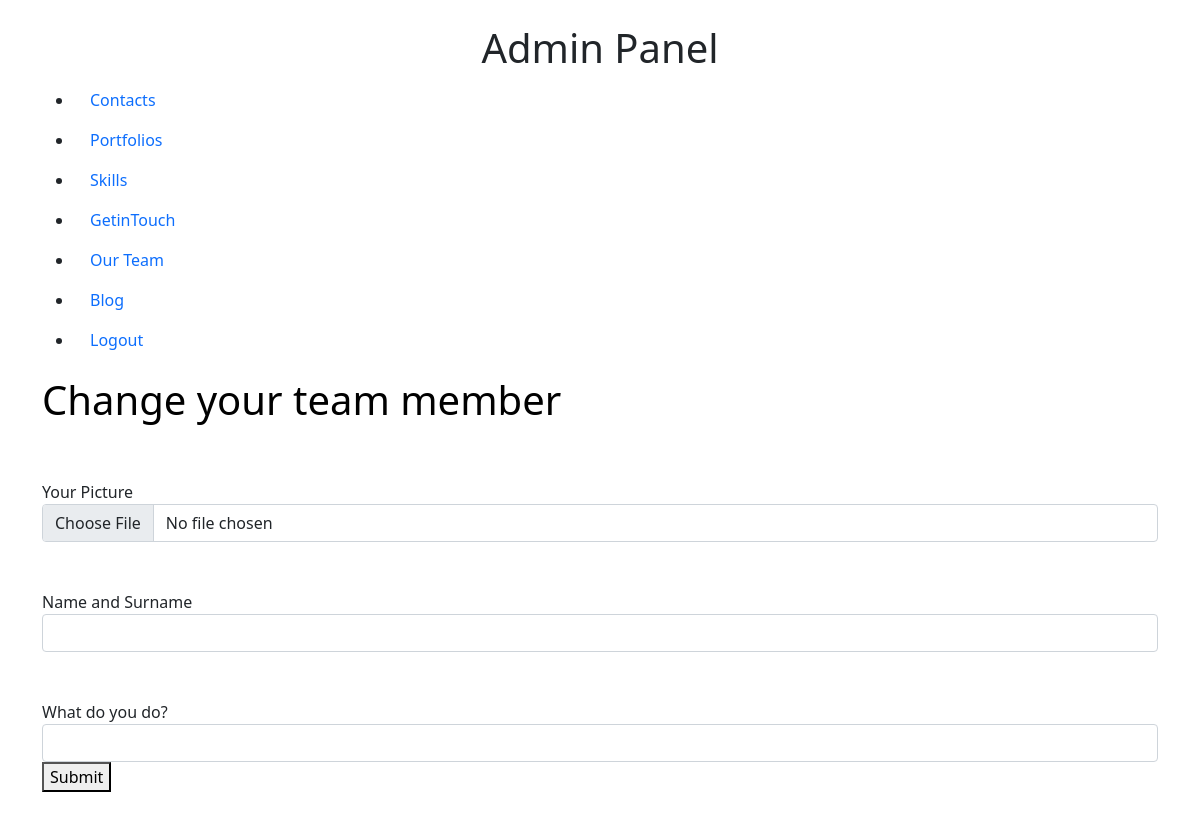
The app's page /memberEdit/1 (signed in), older data.
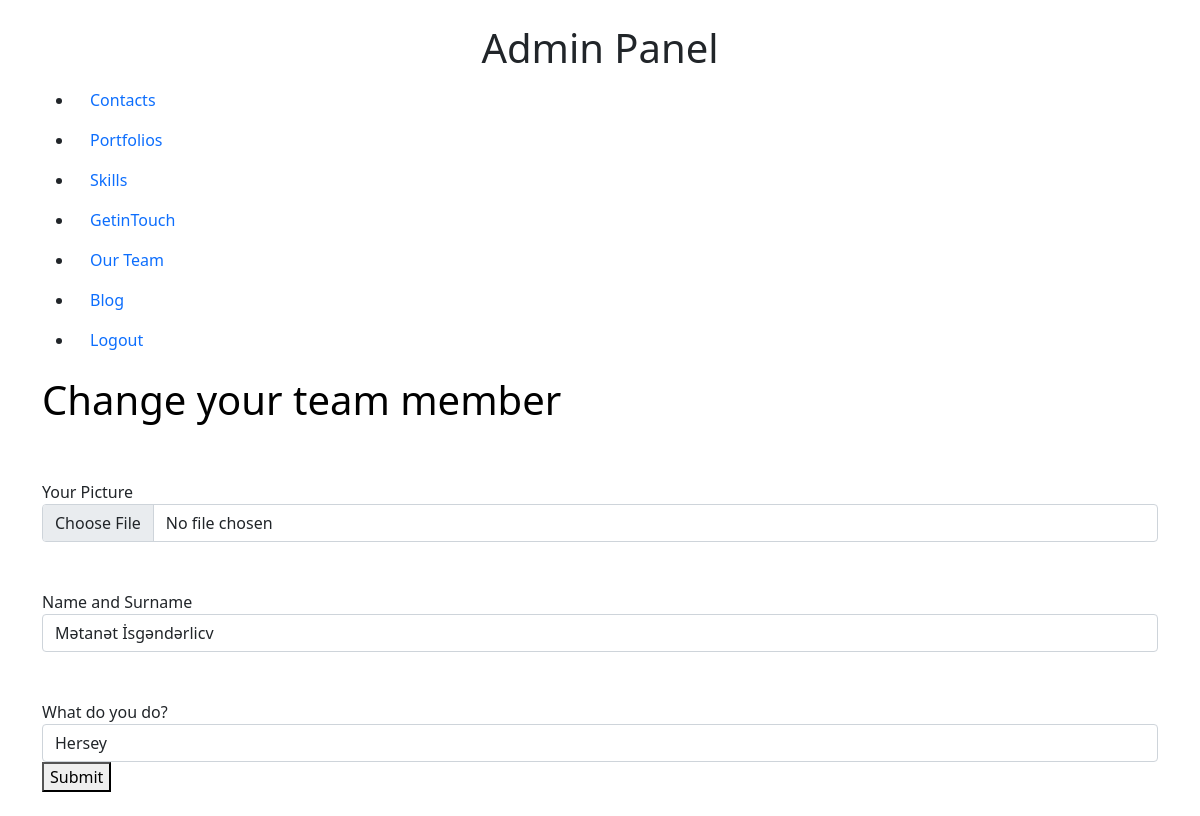
The same page, newer data.
### modules.py (models this page shows)
class Ourteam(db.Model):
    id=db.Column(db.Integer,primary_key=True)
    _fullname=db.Column(db.String(50))
    _profession=db.Column(db.String(50))
    _fileAdi=db.Column(db.String(50))

### admin/routes.py (the view, shortened to what this page needs)
@app.route("/memberEdit/<int:id>",methods=["GET","POST"])
@login_required
def team_edit(id):
    from modules import Ourteam
    from run import db
    newMember = Ourteam.query.filter_by(id=id).first()
    return render_template ("/admin/updTeam.html",newMember=newMember)

### admin/routes.py (called while the page is built)
@login_manager.user_loader
def load_user(user_id):
    from modules import Login
    return Login.query.get(int(user_id))

### templates/admin/updTeam.html (shortened to what this page needs)
{% extends "admin/base.html" %} {% block content %}
<h1 class="pt-35"><span style="color:#000000;">Change your team member</span></h1>
<form action="/memberEdit/{{newMember.id}}" method="POST" enctype="multipart/form-data">
    <div class="form-group">
        <label class="mt-5">Your Picture</label>
        <input type="file" name="filem" value='{{newMember._fileAdi}}' class="form-control">
        <label class="mt-5">Name and Surname</label>
        <input type="text" name="fullname" value='{{newMember._fullname}}' class="form-control">
        <label class="mt-5">What do you do?</label>
        <input type="text" name="profession" value='{{newMember._profession}}' class="form-control" id="exampleInputEmail1" aria-describedby="emailHelp" required>
    </div>
    <div class="submit_button">
        <button type="submit">Submit</button>
    </div>
</form>
{% endblock %}

Row changes from the older to the newer data that the page shows:
added Ourteam: fullname "Mətanət İsgəndərlicv", profession "Hersey"
